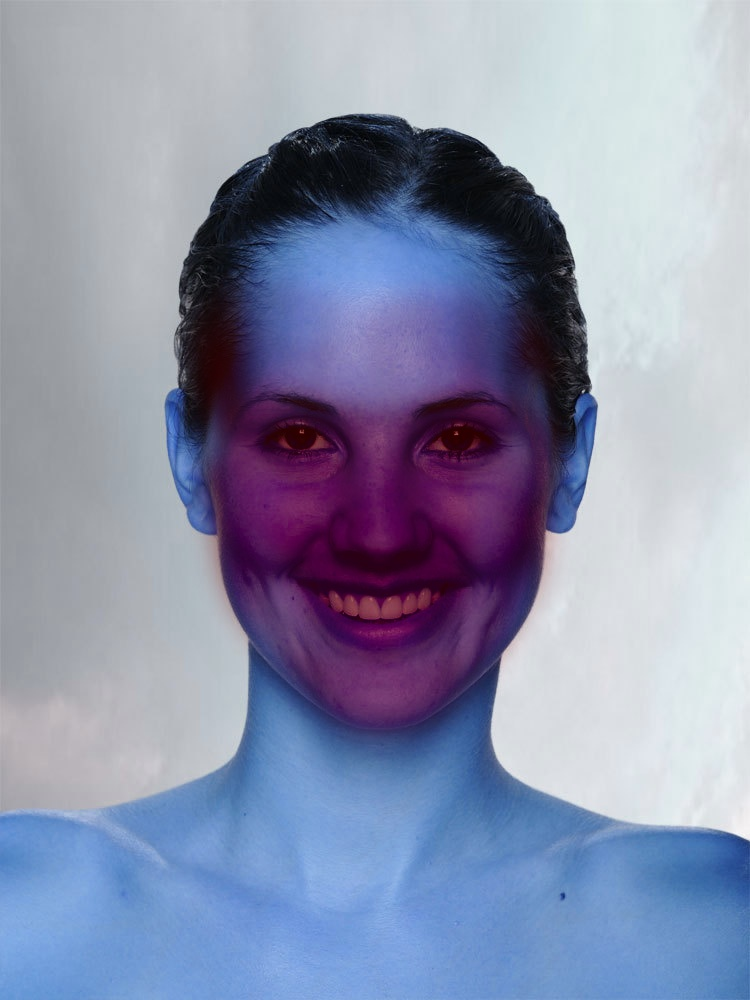
#> input picture eyeshadow2.jpg, 750 x 1000 px, given in place of the camera
$ python iris.py   (Python 2 division)   (older library calls are emulated)
#> lines starting #> are read from the running program, lines starting #| are printed output that depends on the picture
import numpy as np
import cv2
face_cascade = cv2.CascadeClassifier('xmlfile/haarcascade_frontalface_alt.xml')
camera=cv2.VideoCapture(0)
numerator=0
denominator=0
while True:
    ret, frame = camera.read()
#> frame is the input picture: shape (1000, 750, 3); mean B, G, R 172.1, 145.2, 139.1
    roi=frame
    frame=cv2.flip(frame,1)
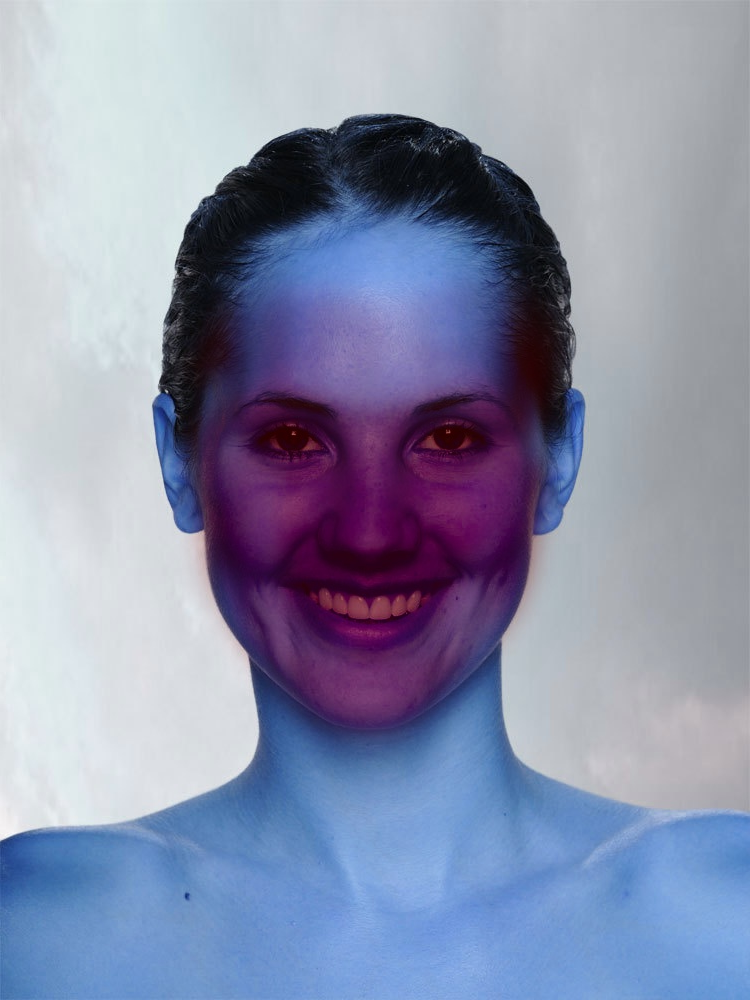
#> frame: shape (1000, 750, 3); mean B, G, R 172.1, 145.2, 139.1
    gray = cv2.cvtColor(frame, cv2.COLOR_BGR2GRAY)
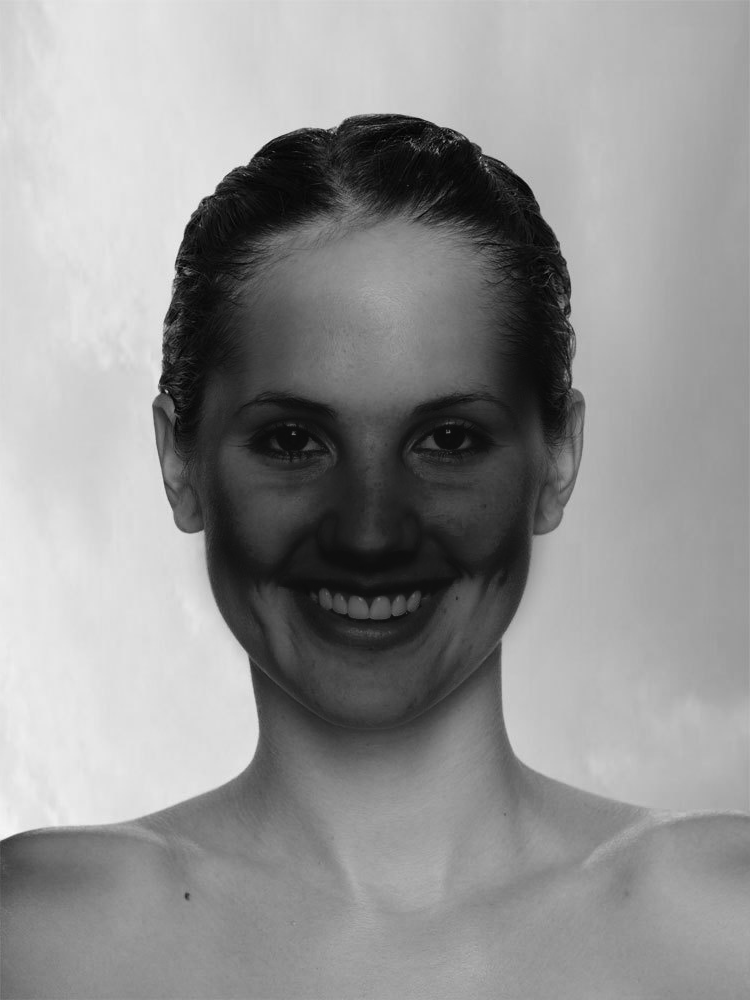
#> gray: shape (1000, 750); min 0, max 250, mean 146.5
    faces = face_cascade.detectMultiScale(gray, 1.3, 5)
#> faces = [[166, 292, 398, 398]]
    for (x,y,w,h) in faces:
		cv2.rectangle(frame,(x,y),(x+w,y+h),(255,0,0),1)
		#----------- vertical mid line ------------------#
		#cv2.line(frame,(x+w/2,y),(x+w/2,y+h/2),(255,0,0),1)
		# ---------- horizontal lower line ----------------#
		cv2.line(frame,(int(x+w/4.2),int(y+h/2.2)),(int(x+w/2.5),int(y+h/2.2)),(0,255,0),1)
		#----------- horizontal upper line ------#
		cv2.line(frame,(int(x+w/4.2),y+h/3),(int(x+w/2.5),y+h/3),(0,255,0),1)
		# ---------- vertical left line ----------#
		cv2.line(frame,(int(x+w/4.2),y+h/3),(int(x+w/4.2),int(y+h/2.2)),(0,255,0),1)
		# ---------- vertical right line---------------#
		cv2.line(frame,(int(x+w/2.5),y+h/3),(int(x+w/2.5),int(y+h/2.2)),(0,255,0),1)

		#------------ estimation of distance of the human from camera--------------#
		d=10920.0/float(w)

		#-------- coordinates of interest --------------#
		x1=int(x+w/4.2)+1 		#-- +1 is done to hide the green color
		x2=int(x+w/2.5)
		y1=int(y+h/3)+1
		y2=int(y+h/2.2)
		roi=frame[y1:y2,x1:x2]
		gray=cv2.cvtColor(roi,cv2.COLOR_BGR2GRAY)
		equ = cv2.equalizeHist(gray)
		thres=cv2.inRange(equ,0,20)
		kernel = np.ones((3,3),np.uint8)
		#/------- removing small noise inside the white image ---------/#
		dilation = cv2.dilate(thres,kernel,iterations = 2)
		#/------- decreasing the size of the white region -------------/#
		erosion = cv2.erode(dilation,kernel,iterations = 3)
		#/-------- finding the contours -------------------------------/#
		image, contours, hierarchy = cv2.findContours(erosion,cv2.RETR_TREE,cv2.CHAIN_APPROX_NONE)
		#--------- checking for 2 contours found or not ----------------#
		if len(contours)==2 :
			numerator+=1
			#img = cv2.drawContours(roi, contours, 1, (0,255,0), 3)
			#------ finding the centroid of the contour ----------------#
			M = cv2.moments(contours[1])
			#print M['m00']
			#print M['m10']
			#print M['m01']
			if M['m00']!=0:
				cx = int(M['m10']/M['m00'])
				cy = int(M['m01']/M['m00'])
				cv2.line(roi,(cx,cy),(cx,cy),(0,0,255),3)
			#print cx,cy
		#-------- checking for one countor presence --------------------#
		elif len(contours)==1:
			numerator+=1
			#img = cv2.drawContours(roi, contours, 0, (0,255,0), 3)

			#------- finding centroid of the countor ----#
			M = cv2.moments(contours[0])
			if M['m00']!=0:
				cx = int(M['m10']/M['m00'])
				cy = int(M['m01']/M['m00'])
				#print cx,cy
				cv2.line(roi,(cx,cy),(cx,cy),(0,0,255),3)
		else:
			denominator+=1
			#print "iris not detected"
		ran=x2-x1
		mid=ran/2
#> (the run stopped early here; a loop or call above may not have finished)
